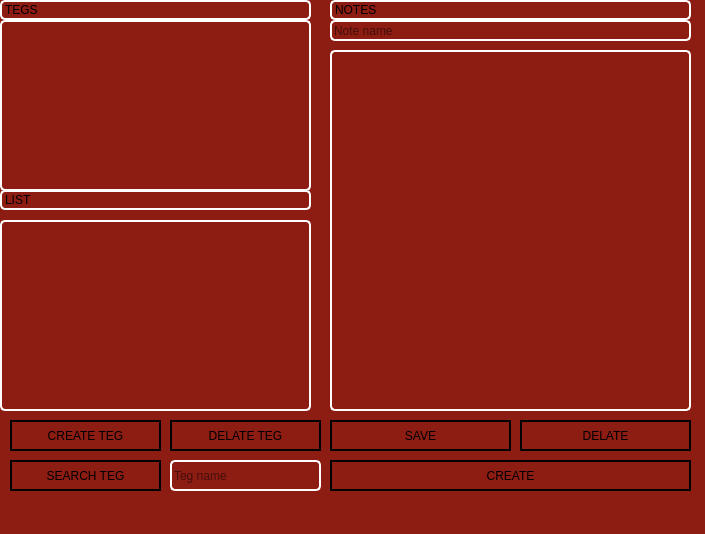
<?xml version="1.0" encoding="UTF-8"?>
<ui version="4.0">
 <class>main_w</class>
 <widget class="QMainWindow" name="main_w">
  <property name="geometry">
   <rect>
    <x>0</x>
    <y>0</y>
    <width>705</width>
    <height>534</height>
   </rect>
  </property>
  <property name="windowTitle">
   <string>EasyNote</string>
  </property>
  <property name="styleSheet">
   <string notr="true">background:rgb(141, 28, 18);
color:black;</string>
  </property>
  <widget class="QWidget" name="centralwidget">
   <widget class="QListWidget" name="list_wid">
    <property name="geometry">
     <rect>
      <x>0</x>
      <y>220</y>
      <width>311</width>
      <height>191</height>
     </rect>
    </property>
    <property name="styleSheet">
     <string notr="true">border:2px solid white;
border-radius:5px;</string>
    </property>
   </widget>
   <widget class="QLineEdit" name="findnote_btn">
    <property name="geometry">
     <rect>
      <x>330</x>
      <y>20</y>
      <width>361</width>
      <height>21</height>
     </rect>
    </property>
    <property name="styleSheet">
     <string notr="true">border:2px solid white;
border-radius:5px;</string>
    </property>
    <property name="placeholderText">
     <string>Note name</string>
    </property>
   </widget>
   <widget class="QListWidget" name="teg_wid">
    <property name="geometry">
     <rect>
      <x>0</x>
      <y>20</y>
      <width>311</width>
      <height>171</height>
     </rect>
    </property>
    <property name="styleSheet">
     <string notr="true">border:2px solid white;
border-radius:5px;</string>
    </property>
   </widget>
   <widget class="QPushButton" name="savenote_btn">
    <property name="geometry">
     <rect>
      <x>330</x>
      <y>420</y>
      <width>181</width>
      <height>31</height>
     </rect>
    </property>
    <property name="styleSheet">
     <string notr="true">border:2px solid black;
border -radiius:5px;</string>
    </property>
    <property name="text">
     <string>SAVE</string>
    </property>
   </widget>
   <widget class="QLineEdit" name="findteg_btn">
    <property name="geometry">
     <rect>
      <x>170</x>
      <y>460</y>
      <width>151</width>
      <height>31</height>
     </rect>
    </property>
    <property name="styleSheet">
     <string notr="true">border:2px solid white;
border-radius:5px;</string>
    </property>
    <property name="placeholderText">
     <string>Teg name</string>
    </property>
   </widget>
   <widget class="QLabel" name="teg_lb">
    <property name="geometry">
     <rect>
      <x>0</x>
      <y>0</y>
      <width>311</width>
      <height>20</height>
     </rect>
    </property>
    <property name="styleSheet">
     <string notr="true">border:2px solid white;
border-radius:5px;</string>
    </property>
    <property name="text">
     <string>TEGS</string>
    </property>
   </widget>
   <widget class="QLabel" name="label_3">
    <property name="geometry">
     <rect>
      <x>330</x>
      <y>0</y>
      <width>361</width>
      <height>20</height>
     </rect>
    </property>
    <property name="styleSheet">
     <string notr="true">border:2px solid white;
border-radius:5px;</string>
    </property>
    <property name="text">
     <string>NOTES</string>
    </property>
   </widget>
   <widget class="QLabel" name="list_lb">
    <property name="geometry">
     <rect>
      <x>0</x>
      <y>190</y>
      <width>311</width>
      <height>20</height>
     </rect>
    </property>
    <property name="styleSheet">
     <string notr="true">border:2px solid white;
border-radius:5px;</string>
    </property>
    <property name="text">
     <string>LIST</string>
    </property>
   </widget>
   <widget class="QPushButton" name="delatenote_btn">
    <property name="geometry">
     <rect>
      <x>520</x>
      <y>420</y>
      <width>171</width>
      <height>31</height>
     </rect>
    </property>
    <property name="styleSheet">
     <string notr="true">border:2px solid black;
border -radiius:5px;</string>
    </property>
    <property name="text">
     <string>DELATE</string>
    </property>
   </widget>
   <widget class="QPushButton" name="createnote_btn">
    <property name="geometry">
     <rect>
      <x>330</x>
      <y>460</y>
      <width>361</width>
      <height>31</height>
     </rect>
    </property>
    <property name="styleSheet">
     <string notr="true">border:2px solid black;
border -radiius:5px;</string>
    </property>
    <property name="text">
     <string>CREATE</string>
    </property>
   </widget>
   <widget class="QPushButton" name="deleteteg_btn">
    <property name="geometry">
     <rect>
      <x>170</x>
      <y>420</y>
      <width>151</width>
      <height>31</height>
     </rect>
    </property>
    <property name="styleSheet">
     <string notr="true">border:2px solid black;
border -radiius:5px;</string>
    </property>
    <property name="text">
     <string>DELATE TEG</string>
    </property>
   </widget>
   <widget class="QPushButton" name="saveteg_btn">
    <property name="geometry">
     <rect>
      <x>10</x>
      <y>460</y>
      <width>151</width>
      <height>31</height>
     </rect>
    </property>
    <property name="styleSheet">
     <string notr="true">border:2px solid black;
border -radiius:5px;</string>
    </property>
    <property name="text">
     <string>SEARCH TEG</string>
    </property>
   </widget>
   <widget class="QPushButton" name="createteg_btn">
    <property name="geometry">
     <rect>
      <x>10</x>
      <y>420</y>
      <width>151</width>
      <height>31</height>
     </rect>
    </property>
    <property name="styleSheet">
     <string notr="true">border:2px solid black;
border -radiius:5px;</string>
    </property>
    <property name="text">
     <string>CREATE TEG</string>
    </property>
   </widget>
   <widget class="QTextEdit" name="note_wid">
    <property name="geometry">
     <rect>
      <x>330</x>
      <y>50</y>
      <width>361</width>
      <height>361</height>
     </rect>
    </property>
    <property name="styleSheet">
     <string notr="true">border:2px solid white;
border-radius:5px;</string>
    </property>
   </widget>
  </widget>
  <widget class="QMenuBar" name="menubar">
   <property name="geometry">
    <rect>
     <x>0</x>
     <y>0</y>
     <width>705</width>
     <height>21</height>
    </rect>
   </property>
  </widget>
  <widget class="QStatusBar" name="statusbar"/>
 </widget>
 <resources/>
 <connections/>
</ui>
